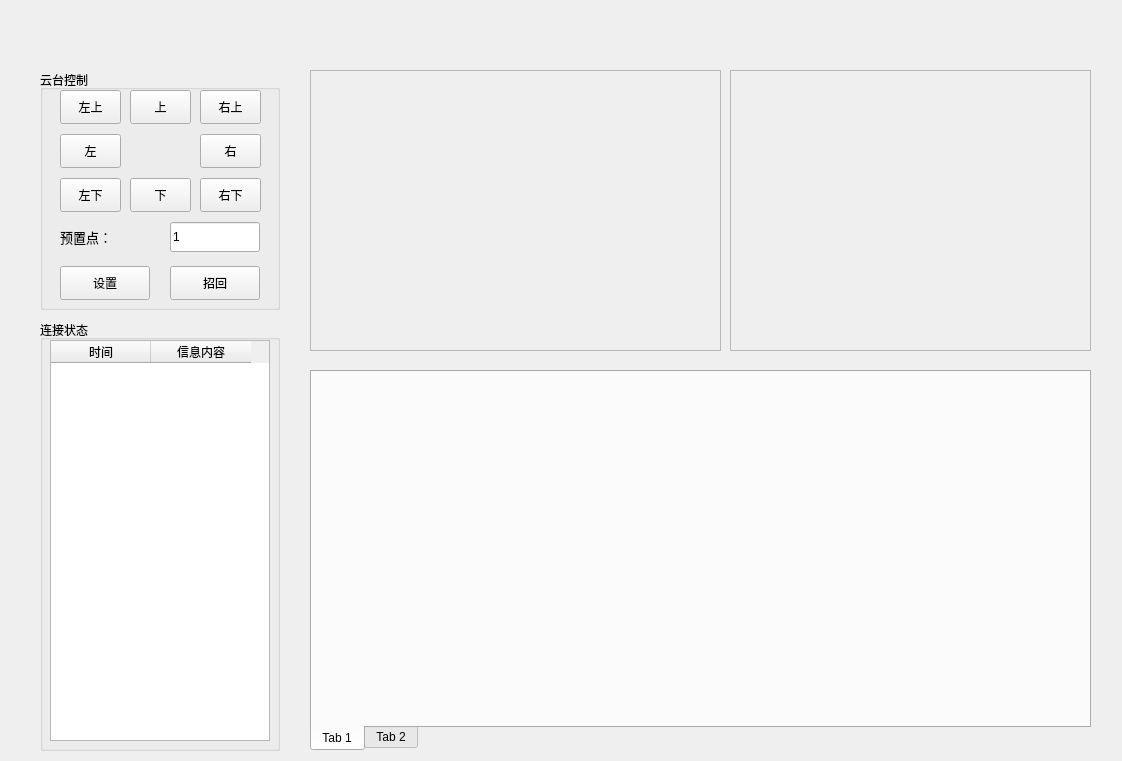
<?xml version="1.0" encoding="UTF-8"?>
<ui version="4.0">
 <class>VodPlayInterface</class>
 <widget class="QMainWindow" name="VodPlayInterface">
  <property name="geometry">
   <rect>
    <x>0</x>
    <y>0</y>
    <width>1122</width>
    <height>761</height>
   </rect>
  </property>
  <property name="mouseTracking">
   <bool>true</bool>
  </property>
  <property name="windowTitle">
   <string>VodPlayInterface</string>
  </property>
  <widget class="QWidget" name="centralWidget">
   <property name="mouseTracking">
    <bool>true</bool>
   </property>
   <widget class="QStackedWidget" name="stackedWidget">
    <property name="geometry">
     <rect>
      <x>30</x>
      <y>20</y>
      <width>1071</width>
      <height>751</height>
     </rect>
    </property>
    <property name="currentIndex">
     <number>2</number>
    </property>
    <widget class="QWidget" name="id_monitor_interface">
     <property name="mouseTracking">
      <bool>true</bool>
     </property>
     <widget class="WndPreview" name="id_monitor_frame_2">
      <property name="geometry">
       <rect>
        <x>510</x>
        <y>10</y>
        <width>501</width>
        <height>161</height>
       </rect>
      </property>
      <property name="mouseTracking">
       <bool>true</bool>
      </property>
      <property name="frameShape">
       <enum>QFrame::Box</enum>
      </property>
      <property name="frameShadow">
       <enum>QFrame::Raised</enum>
      </property>
     </widget>
     <widget class="QFrame" name="id_monitor_frame_4">
      <property name="geometry">
       <rect>
        <x>510</x>
        <y>170</y>
        <width>501</width>
        <height>181</height>
       </rect>
      </property>
      <property name="mouseTracking">
       <bool>true</bool>
      </property>
      <property name="frameShape">
       <enum>QFrame::Box</enum>
      </property>
      <property name="frameShadow">
       <enum>QFrame::Raised</enum>
      </property>
     </widget>
     <widget class="QFrame" name="id_monitor_frame_6">
      <property name="geometry">
       <rect>
        <x>510</x>
        <y>350</y>
        <width>501</width>
        <height>161</height>
       </rect>
      </property>
      <property name="mouseTracking">
       <bool>true</bool>
      </property>
      <property name="frameShape">
       <enum>QFrame::Box</enum>
      </property>
      <property name="frameShadow">
       <enum>QFrame::Raised</enum>
      </property>
     </widget>
     <widget class="QFrame" name="id_monitor_frame_5">
      <property name="geometry">
       <rect>
        <x>10</x>
        <y>350</y>
        <width>501</width>
        <height>161</height>
       </rect>
      </property>
      <property name="mouseTracking">
       <bool>true</bool>
      </property>
      <property name="frameShape">
       <enum>QFrame::Box</enum>
      </property>
      <property name="frameShadow">
       <enum>QFrame::Raised</enum>
      </property>
     </widget>
     <widget class="QFrame" name="id_monitor_frame_3">
      <property name="geometry">
       <rect>
        <x>10</x>
        <y>170</y>
        <width>501</width>
        <height>181</height>
       </rect>
      </property>
      <property name="mouseTracking">
       <bool>true</bool>
      </property>
      <property name="frameShape">
       <enum>QFrame::Box</enum>
      </property>
      <property name="frameShadow">
       <enum>QFrame::Raised</enum>
      </property>
     </widget>
     <widget class="QFrame" name="id_monitor_frame_7">
      <property name="geometry">
       <rect>
        <x>10</x>
        <y>510</y>
        <width>501</width>
        <height>161</height>
       </rect>
      </property>
      <property name="mouseTracking">
       <bool>true</bool>
      </property>
      <property name="frameShape">
       <enum>QFrame::Box</enum>
      </property>
      <property name="frameShadow">
       <enum>QFrame::Raised</enum>
      </property>
     </widget>
     <widget class="QFrame" name="id_monitor_frame_8">
      <property name="geometry">
       <rect>
        <x>510</x>
        <y>510</y>
        <width>501</width>
        <height>161</height>
       </rect>
      </property>
      <property name="mouseTracking">
       <bool>true</bool>
      </property>
      <property name="frameShape">
       <enum>QFrame::Box</enum>
      </property>
      <property name="frameShadow">
       <enum>QFrame::Raised</enum>
      </property>
     </widget>
     <widget class="WndPreview" name="id_monitor_frame_1">
      <property name="geometry">
       <rect>
        <x>10</x>
        <y>10</y>
        <width>501</width>
        <height>161</height>
       </rect>
      </property>
      <property name="mouseTracking">
       <bool>true</bool>
      </property>
      <property name="frameShape">
       <enum>QFrame::Box</enum>
      </property>
      <property name="frameShadow">
       <enum>QFrame::Raised</enum>
      </property>
     </widget>
    </widget>
    <widget class="WndConfig" name="id_config_interface">
     <property name="mouseTracking">
      <bool>true</bool>
     </property>
     <widget class="QLabel" name="id_config_label_ir">
      <property name="geometry">
       <rect>
        <x>320</x>
        <y>0</y>
        <width>54</width>
        <height>12</height>
       </rect>
      </property>
      <property name="text">
       <string>红外设备</string>
      </property>
     </widget>
     <widget class="QLabel" name="id_config_label_vi">
      <property name="geometry">
       <rect>
        <x>320</x>
        <y>250</y>
        <width>61</width>
        <height>16</height>
       </rect>
      </property>
      <property name="text">
       <string>可见光设备</string>
      </property>
     </widget>
     <widget class="QLabel" name="id_config_label_pan">
      <property name="geometry">
       <rect>
        <x>320</x>
        <y>490</y>
        <width>54</width>
        <height>12</height>
       </rect>
      </property>
      <property name="text">
       <string>云台设备</string>
      </property>
     </widget>
     <widget class="PicPreview" name="id_config_frame_ir">
      <property name="geometry">
       <rect>
        <x>320</x>
        <y>20</y>
        <width>721</width>
        <height>221</height>
       </rect>
      </property>
     </widget>
     <widget class="PicPreview" name="id_config_frame_vi">
      <property name="geometry">
       <rect>
        <x>320</x>
        <y>260</y>
        <width>721</width>
        <height>221</height>
       </rect>
      </property>
     </widget>
     <widget class="PicPreviewPan" name="id_config_frame_pan">
      <property name="geometry">
       <rect>
        <x>320</x>
        <y>510</y>
        <width>721</width>
        <height>221</height>
       </rect>
      </property>
     </widget>
     <widget class="PicPreviewGroup" name="id_config_frame_group">
      <property name="geometry">
       <rect>
        <x>10</x>
        <y>20</y>
        <width>291</width>
        <height>671</height>
       </rect>
      </property>
      <widget class="QPushButton" name="id_config_save">
       <property name="geometry">
        <rect>
         <x>0</x>
         <y>370</y>
         <width>290</width>
         <height>23</height>
        </rect>
       </property>
       <property name="text">
        <string>保存</string>
       </property>
      </widget>
      <widget class="QPushButton" name="id_config_change">
       <property name="geometry">
        <rect>
         <x>0</x>
         <y>400</y>
         <width>290</width>
         <height>23</height>
        </rect>
       </property>
       <property name="text">
        <string>修改</string>
       </property>
      </widget>
     </widget>
     <widget class="QLabel" name="id_config_label_move">
      <property name="geometry">
       <rect>
        <x>240</x>
        <y>-10</y>
        <width>91</width>
        <height>51</height>
       </rect>
      </property>
      <property name="acceptDrops">
       <bool>false</bool>
      </property>
      <property name="text">
       <string>移动显示效果窗口</string>
      </property>
     </widget>
     <widget class="QPushButton" name="id_config_btn_save">
      <property name="geometry">
       <rect>
        <x>10</x>
        <y>700</y>
        <width>291</width>
        <height>31</height>
       </rect>
      </property>
      <property name="text">
       <string>保存</string>
      </property>
     </widget>
    </widget>
    <widget class="QWidget" name="id_analyse_interface">
     <property name="mouseTracking">
      <bool>true</bool>
     </property>
     <widget class="WndIRDisplay" name="id_analyse_frame_ir">
      <property name="geometry">
       <rect>
        <x>280</x>
        <y>50</y>
        <width>411</width>
        <height>281</height>
       </rect>
      </property>
      <property name="frameShape">
       <enum>QFrame::StyledPanel</enum>
      </property>
      <property name="frameShadow">
       <enum>QFrame::Raised</enum>
      </property>
     </widget>
     <widget class="WndVIDisplay" name="id_analyse_frame_vi">
      <property name="geometry">
       <rect>
        <x>700</x>
        <y>50</y>
        <width>361</width>
        <height>281</height>
       </rect>
      </property>
      <property name="frameShape">
       <enum>QFrame::StyledPanel</enum>
      </property>
      <property name="frameShadow">
       <enum>QFrame::Raised</enum>
      </property>
     </widget>
     <widget class="QTabWidget" name="tabWidget">
      <property name="geometry">
       <rect>
        <x>280</x>
        <y>350</y>
        <width>781</width>
        <height>381</height>
       </rect>
      </property>
      <property name="tabPosition">
       <enum>QTabWidget::South</enum>
      </property>
      <property name="tabShape">
       <enum>QTabWidget::Rounded</enum>
      </property>
      <property name="currentIndex">
       <number>0</number>
      </property>
      <property name="elideMode">
       <enum>Qt::ElideRight</enum>
      </property>
      <property name="documentMode">
       <bool>false</bool>
      </property>
      <property name="tabsClosable">
       <bool>false</bool>
      </property>
      <property name="movable">
       <bool>false</bool>
      </property>
      <widget class="QWidget" name="tab">
       <attribute name="title">
        <string>Tab 1</string>
       </attribute>
      </widget>
      <widget class="QWidget" name="tab_2">
       <attribute name="title">
        <string>Tab 2</string>
       </attribute>
      </widget>
     </widget>
     <widget class="QGroupBox" name="id_analyse_group_pan">
      <property name="geometry">
       <rect>
        <x>10</x>
        <y>50</y>
        <width>240</width>
        <height>240</height>
       </rect>
      </property>
      <property name="title">
       <string>云台控制</string>
      </property>
      <widget class="QPushButton" name="id_analyse_btn_rightup">
       <property name="geometry">
        <rect>
         <x>160</x>
         <y>20</y>
         <width>61</width>
         <height>34</height>
        </rect>
       </property>
       <property name="text">
        <string>右上</string>
       </property>
      </widget>
      <widget class="QPushButton" name="id_analyse_btn_right">
       <property name="geometry">
        <rect>
         <x>160</x>
         <y>64</y>
         <width>61</width>
         <height>34</height>
        </rect>
       </property>
       <property name="text">
        <string>右</string>
       </property>
      </widget>
      <widget class="QPushButton" name="id_analyse_btn_down">
       <property name="geometry">
        <rect>
         <x>90</x>
         <y>108</y>
         <width>61</width>
         <height>34</height>
        </rect>
       </property>
       <property name="text">
        <string>下</string>
       </property>
      </widget>
      <widget class="QLineEdit" name="id_analyse_lineedit_preset">
       <property name="geometry">
        <rect>
         <x>130</x>
         <y>152</y>
         <width>90</width>
         <height>30</height>
        </rect>
       </property>
       <property name="text">
        <string>1</string>
       </property>
      </widget>
      <widget class="QPushButton" name="id_analyse_btn_recall">
       <property name="geometry">
        <rect>
         <x>130</x>
         <y>196</y>
         <width>90</width>
         <height>34</height>
        </rect>
       </property>
       <property name="text">
        <string>招回</string>
       </property>
      </widget>
      <widget class="QPushButton" name="id_analyse_btn_left">
       <property name="geometry">
        <rect>
         <x>20</x>
         <y>64</y>
         <width>61</width>
         <height>34</height>
        </rect>
       </property>
       <property name="text">
        <string>左</string>
       </property>
      </widget>
      <widget class="QPushButton" name="id_analyse_btn_up">
       <property name="geometry">
        <rect>
         <x>90</x>
         <y>20</y>
         <width>61</width>
         <height>34</height>
        </rect>
       </property>
       <property name="text">
        <string>上</string>
       </property>
      </widget>
      <widget class="QPushButton" name="id_analyse_btn_rightdown">
       <property name="geometry">
        <rect>
         <x>160</x>
         <y>108</y>
         <width>61</width>
         <height>34</height>
        </rect>
       </property>
       <property name="text">
        <string>右下</string>
       </property>
      </widget>
      <widget class="QPushButton" name="id_analyse_btn_leftup">
       <property name="geometry">
        <rect>
         <x>20</x>
         <y>20</y>
         <width>61</width>
         <height>34</height>
        </rect>
       </property>
       <property name="text">
        <string>左上</string>
       </property>
      </widget>
      <widget class="QPushButton" name="id_analyse_btn_leftdown">
       <property name="geometry">
        <rect>
         <x>20</x>
         <y>108</y>
         <width>61</width>
         <height>34</height>
        </rect>
       </property>
       <property name="text">
        <string>左下</string>
       </property>
      </widget>
      <widget class="QPushButton" name="id_analyse_btn_set">
       <property name="geometry">
        <rect>
         <x>20</x>
         <y>196</y>
         <width>90</width>
         <height>34</height>
        </rect>
       </property>
       <property name="text">
        <string>设置</string>
       </property>
      </widget>
      <widget class="QLabel" name="id_analyse_label_preset">
       <property name="geometry">
        <rect>
         <x>20</x>
         <y>150</y>
         <width>90</width>
         <height>34</height>
        </rect>
       </property>
       <property name="font">
        <font>
         <pointsize>10</pointsize>
        </font>
       </property>
       <property name="text">
        <string>预置点：</string>
       </property>
      </widget>
     </widget>
     <widget class="QGroupBox" name="id_analyse_group_connect_status">
      <property name="geometry">
       <rect>
        <x>10</x>
        <y>300</y>
        <width>240</width>
        <height>431</height>
       </rect>
      </property>
      <property name="title">
       <string>连接状态</string>
      </property>
      <widget class="QTableWidget" name="id_analyse_widget_connect_status">
       <property name="geometry">
        <rect>
         <x>10</x>
         <y>20</y>
         <width>220</width>
         <height>401</height>
        </rect>
       </property>
       <column>
        <property name="text">
         <string>时间</string>
        </property>
       </column>
       <column>
        <property name="text">
         <string>信息内容</string>
        </property>
       </column>
      </widget>
     </widget>
    </widget>
    <widget class="WndVideoPlayback" name="id_back_interface">
     <property name="mouseTracking">
      <bool>true</bool>
     </property>
     <widget class="WndIRDisplay" name="id_back_frame_ir">
      <property name="geometry">
       <rect>
        <x>250</x>
        <y>30</y>
        <width>391</width>
        <height>261</height>
       </rect>
      </property>
      <property name="frameShape">
       <enum>QFrame::StyledPanel</enum>
      </property>
      <property name="frameShadow">
       <enum>QFrame::Raised</enum>
      </property>
     </widget>
     <widget class="WndVIDisplay" name="id_back_frame_vi">
      <property name="geometry">
       <rect>
        <x>650</x>
        <y>30</y>
        <width>391</width>
        <height>261</height>
       </rect>
      </property>
      <property name="frameShape">
       <enum>QFrame::StyledPanel</enum>
      </property>
      <property name="frameShadow">
       <enum>QFrame::Raised</enum>
      </property>
     </widget>
     <widget class="QSlider" name="id_back_slider_play">
      <property name="geometry">
       <rect>
        <x>390</x>
        <y>290</y>
        <width>561</width>
        <height>20</height>
       </rect>
      </property>
      <property name="orientation">
       <enum>Qt::Horizontal</enum>
      </property>
     </widget>
     <widget class="QPushButton" name="id_back_btn_start">
      <property name="geometry">
       <rect>
        <x>250</x>
        <y>290</y>
        <width>21</width>
        <height>20</height>
       </rect>
      </property>
      <property name="text">
       <string>▶</string>
      </property>
     </widget>
     <widget class="QPushButton" name="id_back_btn_replay">
      <property name="geometry">
       <rect>
        <x>959</x>
        <y>290</y>
        <width>81</width>
        <height>20</height>
       </rect>
      </property>
      <property name="text">
       <string>刷新</string>
      </property>
     </widget>
     <widget class="QTabWidget" name="tabWidget_2">
      <property name="geometry">
       <rect>
        <x>250</x>
        <y>330</y>
        <width>791</width>
        <height>341</height>
       </rect>
      </property>
      <property name="tabPosition">
       <enum>QTabWidget::South</enum>
      </property>
      <property name="currentIndex">
       <number>1</number>
      </property>
      <widget class="QWidget" name="tab_3">
       <attribute name="title">
        <string>Tab 1</string>
       </attribute>
      </widget>
      <widget class="QWidget" name="tab_4">
       <attribute name="title">
        <string>Tab 2</string>
       </attribute>
      </widget>
     </widget>
     <widget class="QGroupBox" name="id_back_group_select">
      <property name="geometry">
       <rect>
        <x>10</x>
        <y>30</y>
        <width>240</width>
        <height>240</height>
       </rect>
      </property>
      <property name="title">
       <string>选择</string>
      </property>
      <widget class="QTimeEdit" name="id_back_time_end">
       <property name="geometry">
        <rect>
         <x>90</x>
         <y>190</y>
         <width>130</width>
         <height>30</height>
        </rect>
       </property>
      </widget>
      <widget class="QDateEdit" name="id_back_date_start">
       <property name="geometry">
        <rect>
         <x>90</x>
         <y>70</y>
         <width>130</width>
         <height>30</height>
        </rect>
       </property>
      </widget>
      <widget class="QLabel" name="id_back_label_endtime">
       <property name="geometry">
        <rect>
         <x>20</x>
         <y>150</y>
         <width>60</width>
         <height>30</height>
        </rect>
       </property>
       <property name="font">
        <font>
         <pointsize>10</pointsize>
        </font>
       </property>
       <property name="text">
        <string>结束时间：</string>
       </property>
      </widget>
      <widget class="QDateEdit" name="id_back_date_end">
       <property name="geometry">
        <rect>
         <x>90</x>
         <y>150</y>
         <width>130</width>
         <height>30</height>
        </rect>
       </property>
      </widget>
      <widget class="QLabel" name="id_back_label_device">
       <property name="geometry">
        <rect>
         <x>20</x>
         <y>30</y>
         <width>60</width>
         <height>30</height>
        </rect>
       </property>
       <property name="font">
        <font>
         <pointsize>10</pointsize>
        </font>
       </property>
       <property name="text">
        <string>设备点：</string>
       </property>
      </widget>
      <widget class="QLabel" name="id_back_label_starttime">
       <property name="geometry">
        <rect>
         <x>20</x>
         <y>70</y>
         <width>60</width>
         <height>30</height>
        </rect>
       </property>
       <property name="font">
        <font>
         <pointsize>10</pointsize>
        </font>
       </property>
       <property name="text">
        <string>开始时间：</string>
       </property>
      </widget>
      <widget class="QTimeEdit" name="id_back_time_start">
       <property name="geometry">
        <rect>
         <x>90</x>
         <y>109</y>
         <width>130</width>
         <height>30</height>
        </rect>
       </property>
      </widget>
      <widget class="QComboBox" name="id_back_combobox_device">
       <property name="geometry">
        <rect>
         <x>90</x>
         <y>30</y>
         <width>130</width>
         <height>30</height>
        </rect>
       </property>
      </widget>
     </widget>
     <widget class="QGroupBox" name="id_back_group_connect_status">
      <property name="geometry">
       <rect>
        <x>0</x>
        <y>280</y>
        <width>240</width>
        <height>391</height>
       </rect>
      </property>
      <property name="title">
       <string>连接状态</string>
      </property>
      <widget class="QTableWidget" name="id_back_widget_connect_status">
       <property name="geometry">
        <rect>
         <x>10</x>
         <y>20</y>
         <width>220</width>
         <height>361</height>
        </rect>
       </property>
       <column>
        <property name="text">
         <string>时间</string>
        </property>
       </column>
       <column>
        <property name="text">
         <string>信息内容</string>
        </property>
       </column>
      </widget>
     </widget>
     <widget class="QPushButton" name="id_back_btn_stop">
      <property name="geometry">
       <rect>
        <x>270</x>
        <y>290</y>
        <width>21</width>
        <height>20</height>
       </rect>
      </property>
      <property name="text">
       <string>ST</string>
      </property>
     </widget>
     <widget class="QPushButton" name="id_back_btn_first_frame">
      <property name="geometry">
       <rect>
        <x>290</x>
        <y>290</y>
        <width>21</width>
        <height>20</height>
       </rect>
      </property>
      <property name="text">
       <string>|&lt;</string>
      </property>
     </widget>
     <widget class="QPushButton" name="id_back_btn_pre_frame">
      <property name="geometry">
       <rect>
        <x>310</x>
        <y>290</y>
        <width>21</width>
        <height>20</height>
       </rect>
      </property>
      <property name="text">
       <string>&lt;</string>
      </property>
     </widget>
     <widget class="QPushButton" name="id_back_btn_next_frame">
      <property name="geometry">
       <rect>
        <x>330</x>
        <y>290</y>
        <width>21</width>
        <height>20</height>
       </rect>
      </property>
      <property name="text">
       <string>&gt;</string>
      </property>
     </widget>
     <widget class="QPushButton" name="id_back_btn_last_frame">
      <property name="geometry">
       <rect>
        <x>350</x>
        <y>290</y>
        <width>21</width>
        <height>20</height>
       </rect>
      </property>
      <property name="text">
       <string>&gt;|</string>
      </property>
     </widget>
     <widget class="QPushButton" name="id_back_btn_play_speed">
      <property name="geometry">
       <rect>
        <x>370</x>
        <y>290</y>
        <width>21</width>
        <height>20</height>
       </rect>
      </property>
      <property name="text">
       <string>&gt;&gt;</string>
      </property>
     </widget>
    </widget>
   </widget>
  </widget>
 </widget>
 <layoutdefault spacing="6" margin="11"/>
 <customwidgets>
  <customwidget>
   <class>WndPreview</class>
   <extends>QFrame</extends>
   <header location="global">wndpreview.h</header>
   <container>1</container>
  </customwidget>
  <customwidget>
   <class>PicPreview</class>
   <extends>QFrame</extends>
   <header location="global">picpreview.h</header>
   <container>1</container>
  </customwidget>
  <customwidget>
   <class>PicPreviewPan</class>
   <extends>QFrame</extends>
   <header location="global">picpreviewpan.h</header>
   <container>1</container>
  </customwidget>
  <customwidget>
   <class>PicPreviewGroup</class>
   <extends>QFrame</extends>
   <header>picpreviewgroup.h</header>
   <container>1</container>
  </customwidget>
  <customwidget>
   <class>WndConfig</class>
   <extends>QWidget</extends>
   <header>wndconfig.h</header>
  </customwidget>
  <customwidget>
   <class>WndIRDisplay</class>
   <extends>QFrame</extends>
   <header location="global">wndirdisplay.h</header>
   <container>1</container>
  </customwidget>
  <customwidget>
   <class>WndVIDisplay</class>
   <extends>QFrame</extends>
   <header location="global">wndvidisplay.h</header>
   <container>1</container>
  </customwidget>
  <customwidget>
   <class>WndVideoPlayback</class>
   <extends>QWidget</extends>
   <header location="global">wndvideoplayback.h</header>
   <container>1</container>
  </customwidget>
 </customwidgets>
 <resources/>
 <connections/>
</ui>
